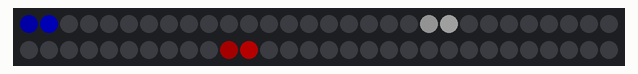
A sketch run on a simulated Arduino Uno, built with avr-gcc and run on an emulated ATmega328P. Shown: 60 RGB LEDs in strip order, left to right, continuing on the next row. Dim RGB values are drawn brighter than linear.

Above: at 1.63 s.
At 6.43 s:
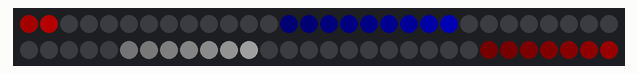
At 11.23 s:
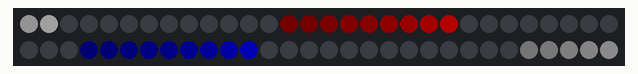
At 20.71 s:
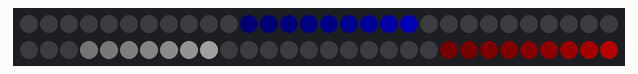
At 30.31 s:
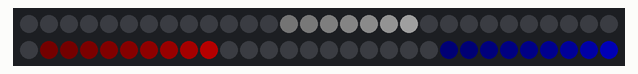
At 39.95 s:
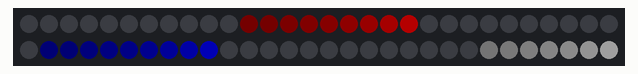

The sketch:

three_moving_colors.ino
```cpp
//***************************************************************
// Three moving colors.
//     Uses modulo, %, to make pixel position "loop" around and
//     stay in valid pixel range.
//
// Marc Miller,  Jan. 2019
//     Apr. 2019 - updated to use EVERY_N instead of delay()
//     Apr. 2021 - cleaned up some duplicate code
//***************************************************************

#include "FastLED.h"
#define LED_TYPE WS2812
#define DATA_PIN 5
#define CLOCK_PIN 13
#define NUM_LEDS 60
#define COLOR_ORDER GRB
#define MASTER_BRIGHTNESS 64
CRGB leds[NUM_LEDS];

// Set initial start position of each color
int16_t positionA = NUM_LEDS*2/3;
int16_t positionB = NUM_LEDS/3;
int16_t positionC = 0;

const uint16_t holdTime = 60;  // Adjusts speed of travel
int8_t delta = 1;  // 1 or -1.  Sets travel direction


//---------------------------------------------------------------
void setup() {
  delay(1500);  // Startup delay
  FastLED.addLeds<LED_TYPE, DATA_PIN, COLOR_ORDER>(leds, NUM_LEDS);
  //FastLED.addLeds<LED_TYPE,DATA_PIN>(leds, NUM_LEDS);
  FastLED.setBrightness(MASTER_BRIGHTNESS);
}


//---------------------------------------------------------------
void loop() {

  EVERY_N_MILLISECONDS(holdTime) {

    // Fading tail effect.  Comment out for solid colors
    fadeToBlackBy( leds, NUM_LEDS, 100);

    // assign pixel colors
    leds[positionA] = CRGB::Red;
    leds[positionB] = CRGB::Grey;  // Using grey so not as bright
    leds[positionC] = CRGB::Blue;

    FastLED.show();  // Show the pixels

    // Advance position based on delta, and rollover if needed.
    positionA = ((positionA + delta + NUM_LEDS) % NUM_LEDS);
    positionB = ((positionB + delta + NUM_LEDS) % NUM_LEDS);
    positionC = ((positionC + delta + NUM_LEDS) % NUM_LEDS);

  }//end every_n

}
```
